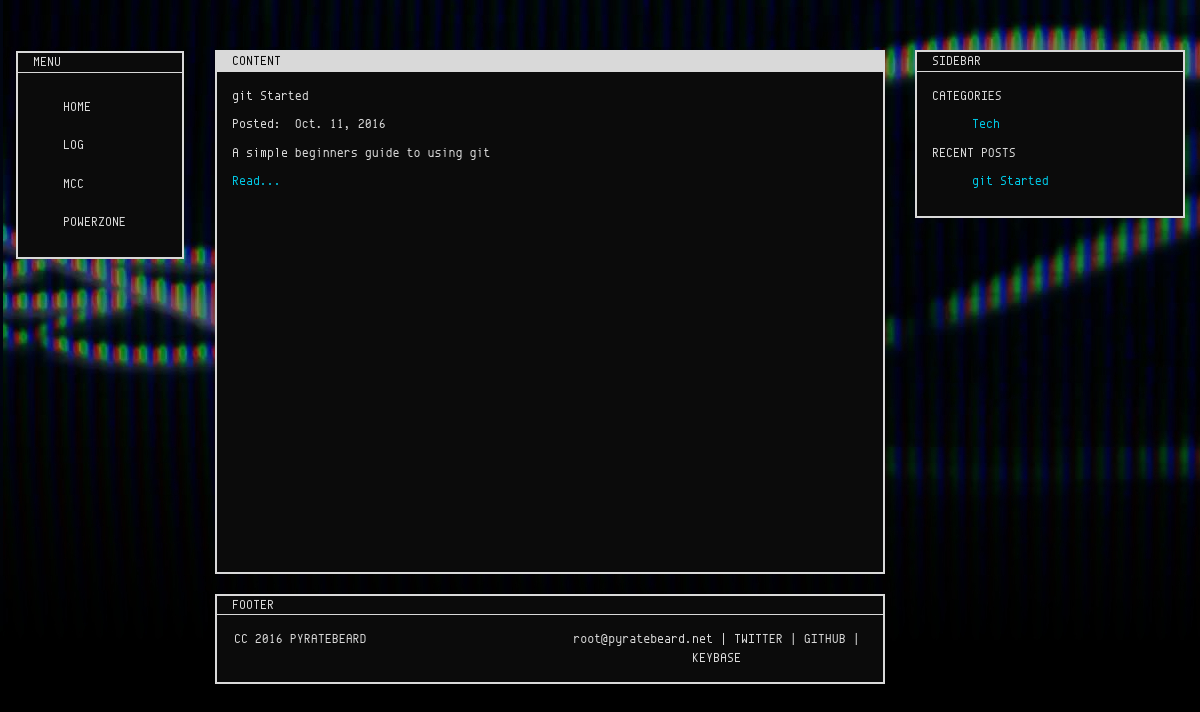
The app's page /log, older data.
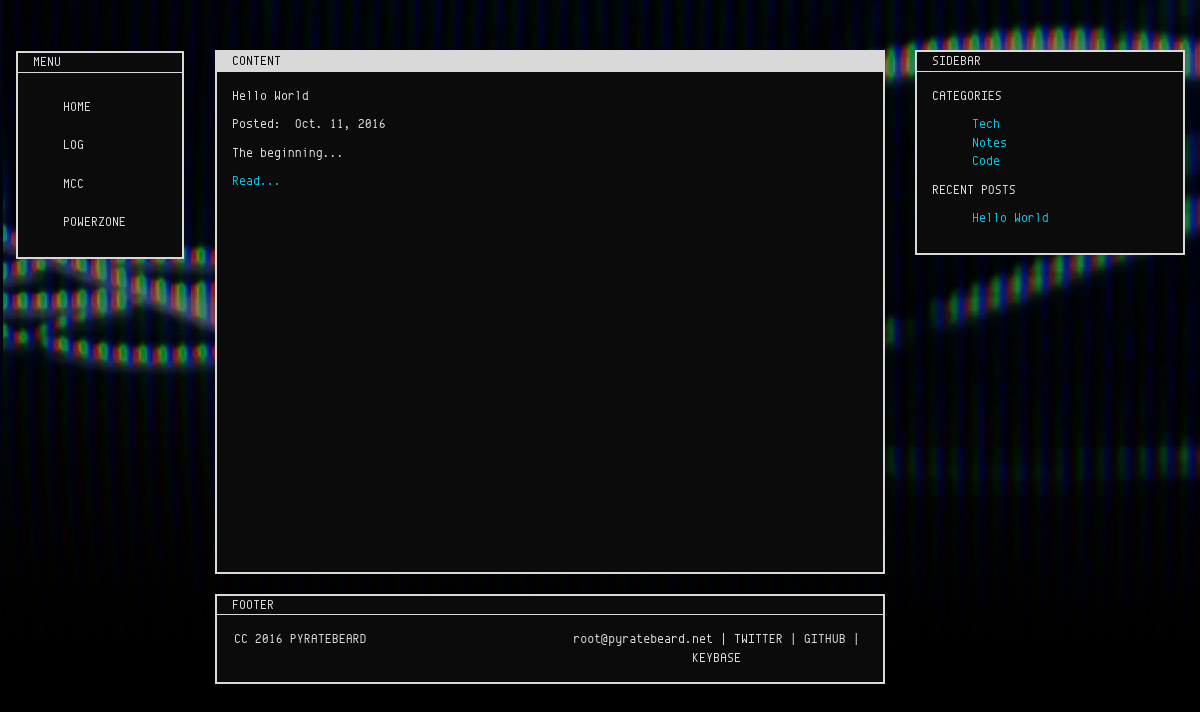
The same page, newer data.
### log/models.py (models this page shows, shortened)
class Blog(models.Model):
    title = models.CharField(max_length=100, unique=True)
    description = models.TextField()
    slug = models.SlugField(max_length=100, unique=True)
    body = models.TextField()
    posted = models.DateField(db_index=True, auto_now_add=True)
    category = models.ForeignKey('log.Category')
    @permalink
    def get_absolute_url(self):
        return ('view_log_post', None, {'slug': self.slug})

class Category(models.Model):
    title = models.CharField(max_length=100, unique=True)
    slug = models.SlugField(max_length=100, unique=True)
    @permalink
    def get_absolute_url(self):
        return ('view_log_category', None, {'slug': self.slug})

### log/views.py (the view)
# urls.py: url(r'^/post/(?P<slug>[^\.]+).html', 'log.views.view_post', name='view_log_post'),
def log(request):
    return render_to_response('log/log.html', {
        'categories': Category.objects.all(),
        'recent_posts': Blog.objects.all()[:5],
    })

### templates/log/log.html
{% extends 'log/log_framework.html' %}
{% block logcontent %}
{% if recent_posts %}
  {% for post in recent_posts %}
    <p>{{ post.title }}</p>
    <p>Posted:&nbsp;&nbsp;{{ post.posted }}</p>
    <p>{{ post.description|safe }}</p>
    <p><a href="{{ post.get_absolute_url }}">Read...</a></p>
  {% endfor %}
{% endif %}
{% endblock %}

### templates/log/log_framework.html
{% extends 'framework.html' %}
{% block content %}
{% block logcontent %}
{% endblock %}
{% endblock %}
{% block sidebar %}
<p>CATEGORIES</p>
{% if categories %}
  <ul class="sidebar">
      {% for category in categories %}
      <li><a href="{{ category.get_absolute_url }}">{{ category.title }}</a></li>
      {% endfor %}
  </ul>
  {% else %}
  <p>There are currently no categories</p>
{% endif %}
<p>RECENT POSTS</p>
{% if recent_posts %}
  <ul class="sidebar">
      {% for post in recent_posts %}
      <li><a href="{{ post.get_absolute_url }}">{{ post.title }}</a></li>
      {% endfor %}
  </ul>
  {% else %}
  <p>Nothing has been posted yet</p>
{% endif %}
{% endblock %}

### templates/framework.html (shortened to what this page needs)
<!DOCTYPE html>
{% load static %}
<html>
<head>
  <link rel="stylesheet" type="text/css" href="{% static 'css/bootstrap-cyborg.css' %}">
  <link rel="stylesheet" type="text/css" href="{% static 'css/custom.css' %}" />
</head>
<body>
<div class="col-md-13">
  <div class="col-md-13">
    <div class="top">
    </div>
  </div>
  <div class="col-md-2">
    <nav class="navbar" role="navigation">
    <div class="panel panel-default">
      <div class="panel-heading">
          MENU
      </div>
      <div class="panel-body">
        <div class="collapse navbar-collapse">
          <ul class="nav">
            <li class="active"><a href="/">HOME</a></li>
            <li><a href="/log">LOG</a></li>
            <li><a href="/mcc">MCC</a></li>
            <li><a href="/powerzone">POWERZONE</a></li>
          </ul>
        </div>
      </div>
    </div>
    </nav>
  </div>
  <div class="col-md-7">
    <div class="panel panel-default">
      <div class="panel-heading content">
        CONTENT
      </div>
      <div class="panel-body" style="min-height: 500px;">
        <div class="content">
          {% block content %}
          {% endblock %}
        </div>
      </div>
    </div>
  </div>
  <div class="col-md-3">
    <div class="panel panel-default">
      <div class="panel-heading">
        SIDEBAR
      </div>
      <div class="panel-body">
        {% block sidebar %}
        {% endblock %}
      </div>
    </div>
  </div>
  <div class="col-md-7 col-md-offset-2">
    <div class="panel panel-default">
      <div class="panel-heading">
        FOOTER
      </div>
      <div class="panel-body">
        <footer>
          <div class="row">
        <div class="col-md-13 text-center">
          <div class="col-md-3">
            <a href="http://creativecommons.org/licenses/by-sa/3.0/" target="_blank" rel="noopener noreferrer">CC</a> 2016 PYRATEBEARD
          </div>
          <div class="col-md-3">
          </div>
          <div class="col-md-6">
            root@pyratebeard.net
            |
            <a href="https://twitter.com/pyratebeard" target="_blank" rel="noopener noreferrer">TWITTER</a>
            |
            <a href="https://github.com/pyratebeard" target="_blank" rel="noopener noreferrer">GITHUB</a>
            |
            <a href="https://keybase.io/pyratebeard" target="_blank" rel="noopener noreferrer">KEYBASE</a>
          </div>
        </div>
      </div>
        </footer>
      </div>
    </div>
  </div>
</div>
</body>
</html>

### static/css/custom.css (style rules this page uses)
body { font-family: "envy"; font-size: 1.3em; background-color: #151515; color: #d9d9d9; background-image: url("/static/img/bg/wires_fade_dark.jpg"); background-repeat: no-repeat; }
a { color: #d9d9d9; }
.top { min-height: 50px; }
.panel { border: solid 2px #d9d9d9; border-radius: 0px; background-color: #0b0b0b; }
.panel-default > .panel-heading { padding-top: 0px; padding-bottom: 0px; border-top-right-radius: 0px; border-top-left-radius: 0px; border-bottom: solid 1px #d9d9d9; background-color: #0b0b0b; color: #d9d9d9; }
.panel > .content { background-color: #d9d9d9; color: #0b0b0b; }
.content > p > a { color: #01c8e5; }
ul { list-style: none; }
.sidebar > li > a { color: #01c8e5; }

Row changes from the older to the newer data that the page shows:
removed Blog: title "git Started", posted "Oct. 11, 2016", description "A simple beginners guide to using git"
added Blog: title "Hello World", posted "Oct. 11, 2016", description "The beginning..."
added Category: title "Notes"
added Category: title "Code"
